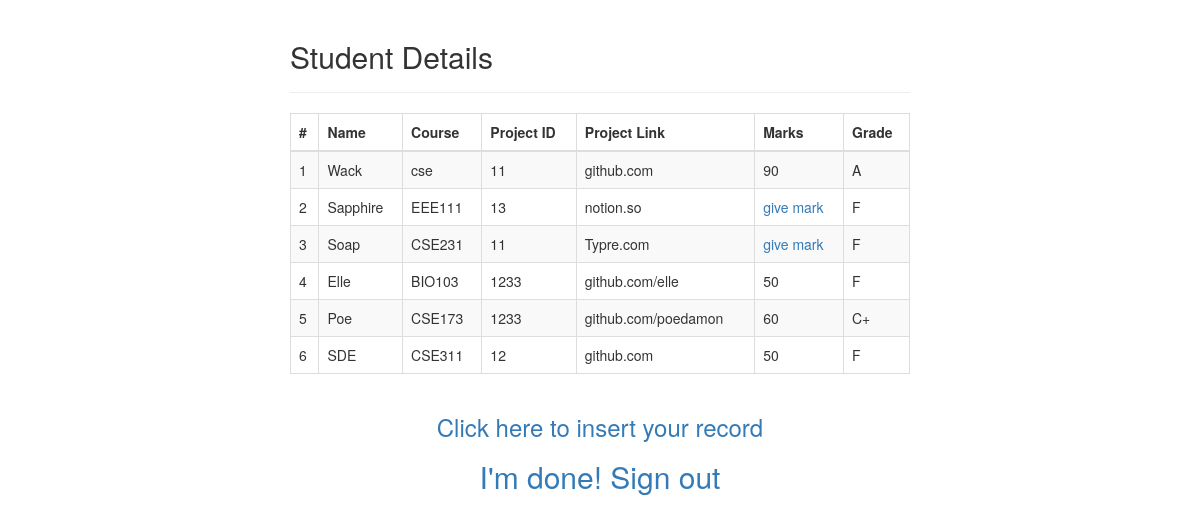
Page /teacher.php on the committed database.
### tables this page shows
CREATE TABLE `students` (
  `id` int(11) NOT NULL,
  `name` varchar(100) NOT NULL,
  `course` varchar(255) NOT NULL,
  `project_id` int(10) NOT NULL,
  `project_link` varchar(255) NOT NULL,
  `user_id` int(15) NOT NULL,
  `marks` int(11) NOT NULL
);

### teacher.php (the view, shortened to what this page needs)
<!DOCTYPE html>
<html >
<head>
    <link rel="stylesheet" href="https://maxcdn.bootstrapcdn.com/bootstrap/3.3.7/css/bootstrap.css">
</head>
<body bgcolor="#def28d">
    <div class="wrapper">
        <div class="container-fluid">
            <div class="row">
                <div class="col-md-12">
                    <div class="page-header clearfix">
                        <h2 class="pull-left">Student Details</h2>
                    </div>
                    <?php
                    require_once "connect.php";
                    $sql = "SELECT * FROM students";
                    if($result = mysqli_query($link, $sql)){
                        if(mysqli_num_rows($result) > 0){
                            echo "<table class='table table-bordered table-striped'>";
                                echo "<thead>";
                                    echo "<tr>";
                                        echo "<th>#</th>";
                                        echo "<th>Name</th>";
                                        echo "<th>Course</th>";
                                        echo "<th>Project ID</th>";
                                        echo "<th>Project Link</th>";
                                        echo "<th>Marks</th>";
                                        echo "<th>Grade</th>";
                                    echo "</tr>";
                                echo "</thead>";
                                echo "<tbody>";
                                $i=0;
                                while($row = mysqli_fetch_array($result)){
                                    $i++;
                                    echo "<tr>";
                                        echo "<td>" . $i . "</td>";
                                        echo "<td>" . $row['name'] . "</td>";
                                        echo "<td>" . $row['course'] . "</td>";
                                        echo "<td>" . $row['project_id'] . "</td>";
                                        echo "<td>" . $row['project_link'] . "</td>";
                                        if ($row['marks'] == 0) {
                                            echo "<td><a href='teacher_edit.php?id=".$row['id']."'>give mark</a></td>";
                                        }else{
                                            echo "<td>" .$row['marks']. "</td>";
                                        }
                                        if ($row['marks'] >= 90) {
                                            echo "<td>A</td>";;
                                        }elseif($row['marks'] >= 87){
                                            echo "<td>A-</td>";
                                        }elseif($row['marks'] >= 80){
                                            echo "<td>B</td>";
                                        }elseif($row['marks'] >= 60){
                                            echo "<td>C+</td>";
                                        }else{
                                            echo "<td>F</td>";
                                        }
                                    echo "</tr>";
                                }
                                echo "</tbody>";
                            echo "</table>";
                        } else{
                            echo "<p class='lead'><em>No records were found.</em></p>";
                        }
                    } else{
                        echo "ERROR: Could not able to execute $sql. " . mysqli_error($link);
                    }
                    ?>
                </div>
            </div>
        </div>
    </div> <center>
    <p><h3><a href="welcome.php">Click here to insert your record</a></h3></p>
    <p><h2> <a href="logout.php" > I'm done! Sign out</a></h2>
    </p>
    </center>
</body>
</html>

### teacher.php (style rules this page uses)
.wrapper { width: 650px; margin: 0 auto; }
.page-header h2 { margin-top: 0; }

### rows in the picture
students: name "Wack", course "cse", project "11", project_link "github.com", marks "90", shows "A"
students: name "Sapphire", course "EEE111", project "13", project_link "notion.so", marks "F"
students: name "Soap", course "CSE231", project "11", project_link "Typre.com", marks "F"
students: name "Elle", course "BIO103", project "1233", project_link "github.com/elle", marks "50", shows "F"
students: name "Poe", course "CSE173", project "1233", project_link "github.com/poedamon", marks "60", shows "C+"
students: name "SDE", course "CSE311", project "12", project_link "github.com", marks "50", shows "F"
